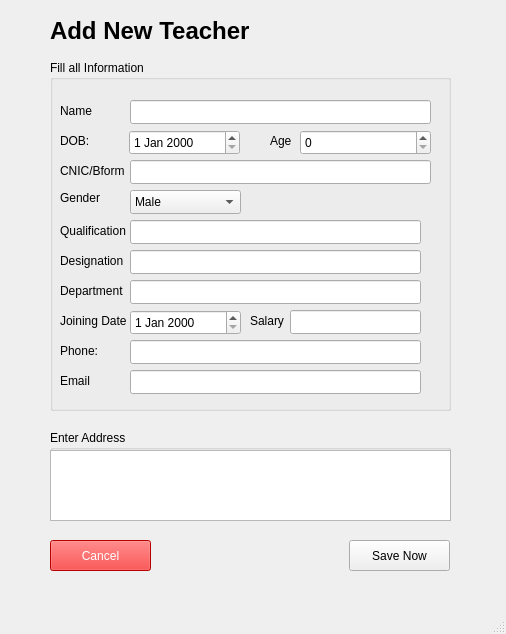
<?xml version="1.0" encoding="UTF-8"?>
<ui version="4.0">
 <class>Newteacher</class>
 <widget class="QMainWindow" name="Newteacher">
  <property name="geometry">
   <rect>
    <x>0</x>
    <y>0</y>
    <width>506</width>
    <height>634</height>
   </rect>
  </property>
  <property name="windowTitle">
   <string>MainWindow</string>
  </property>
  <widget class="QWidget" name="centralwidget">
   <widget class="QLabel" name="label">
    <property name="geometry">
     <rect>
      <x>50</x>
      <y>10</y>
      <width>251</width>
      <height>41</height>
     </rect>
    </property>
    <property name="font">
     <font>
      <pointsize>18</pointsize>
      <bold>true</bold>
     </font>
    </property>
    <property name="text">
     <string>Add New Teacher</string>
    </property>
   </widget>
   <widget class="QPushButton" name="pushButton_2">
    <property name="geometry">
     <rect>
      <x>50</x>
      <y>540</y>
      <width>101</width>
      <height>31</height>
     </rect>
    </property>
    <property name="styleSheet">
     <string notr="true">background-color: rgb(255, 0, 0);
color: rgb(255, 255, 255);;</string>
    </property>
    <property name="text">
     <string>Cancel</string>
    </property>
   </widget>
   <widget class="QGroupBox" name="groupBox">
    <property name="geometry">
     <rect>
      <x>50</x>
      <y>60</y>
      <width>401</width>
      <height>351</height>
     </rect>
    </property>
    <property name="title">
     <string>Fill all Information</string>
    </property>
    <widget class="QLabel" name="label_2">
     <property name="geometry">
      <rect>
       <x>10</x>
       <y>40</y>
       <width>49</width>
       <height>21</height>
      </rect>
     </property>
     <property name="text">
      <string>Name</string>
     </property>
     <property name="buddy">
      <cstring>teacherName</cstring>
     </property>
    </widget>
    <widget class="QLabel" name="label_3">
     <property name="geometry">
      <rect>
       <x>10</x>
       <y>70</y>
       <width>49</width>
       <height>21</height>
      </rect>
     </property>
     <property name="text">
      <string>DOB:</string>
     </property>
     <property name="buddy">
      <cstring>dobDate</cstring>
     </property>
    </widget>
    <widget class="QLabel" name="label_6">
     <property name="geometry">
      <rect>
       <x>10</x>
       <y>100</y>
       <width>81</width>
       <height>21</height>
      </rect>
     </property>
     <property name="text">
      <string>CNIC/Bform</string>
     </property>
     <property name="buddy">
      <cstring>cnicLineEdit</cstring>
     </property>
    </widget>
    <widget class="QLabel" name="label_7">
     <property name="geometry">
      <rect>
       <x>220</x>
       <y>70</y>
       <width>49</width>
       <height>21</height>
      </rect>
     </property>
     <property name="text">
      <string>Age</string>
     </property>
    </widget>
    <widget class="QLabel" name="label_8">
     <property name="geometry">
      <rect>
       <x>10</x>
       <y>130</y>
       <width>81</width>
       <height>16</height>
      </rect>
     </property>
     <property name="text">
      <string>Gender</string>
     </property>
     <property name="buddy">
      <cstring>gender</cstring>
     </property>
    </widget>
    <widget class="QLabel" name="label_9">
     <property name="geometry">
      <rect>
       <x>10</x>
       <y>160</y>
       <width>81</width>
       <height>21</height>
      </rect>
     </property>
     <property name="text">
      <string>Qualification</string>
     </property>
     <property name="buddy">
      <cstring>qualification</cstring>
     </property>
    </widget>
    <widget class="QLineEdit" name="teacherName">
     <property name="geometry">
      <rect>
       <x>80</x>
       <y>40</y>
       <width>301</width>
       <height>24</height>
      </rect>
     </property>
    </widget>
    <widget class="QLineEdit" name="cnicLineEdit">
     <property name="geometry">
      <rect>
       <x>80</x>
       <y>100</y>
       <width>301</width>
       <height>24</height>
      </rect>
     </property>
    </widget>
    <widget class="QLineEdit" name="qualification">
     <property name="geometry">
      <rect>
       <x>80</x>
       <y>160</y>
       <width>291</width>
       <height>24</height>
      </rect>
     </property>
    </widget>
    <widget class="QComboBox" name="gender">
     <property name="geometry">
      <rect>
       <x>80</x>
       <y>130</y>
       <width>111</width>
       <height>24</height>
      </rect>
     </property>
     <item>
      <property name="text">
       <string>Male</string>
      </property>
     </item>
     <item>
      <property name="text">
       <string>Female</string>
      </property>
     </item>
    </widget>
    <widget class="QDateEdit" name="dobDate">
     <property name="geometry">
      <rect>
       <x>79</x>
       <y>70</y>
       <width>111</width>
       <height>25</height>
      </rect>
     </property>
    </widget>
    <widget class="QSpinBox" name="ageSpinBox">
     <property name="geometry">
      <rect>
       <x>250</x>
       <y>70</y>
       <width>131</width>
       <height>25</height>
      </rect>
     </property>
    </widget>
    <widget class="QLabel" name="label_10">
     <property name="geometry">
      <rect>
       <x>10</x>
       <y>220</y>
       <width>81</width>
       <height>21</height>
      </rect>
     </property>
     <property name="text">
      <string>Department</string>
     </property>
     <property name="buddy">
      <cstring>qualification</cstring>
     </property>
    </widget>
    <widget class="QLineEdit" name="department">
     <property name="geometry">
      <rect>
       <x>80</x>
       <y>220</y>
       <width>291</width>
       <height>24</height>
      </rect>
     </property>
    </widget>
    <widget class="QLabel" name="label_11">
     <property name="geometry">
      <rect>
       <x>10</x>
       <y>190</y>
       <width>81</width>
       <height>21</height>
      </rect>
     </property>
     <property name="text">
      <string>Designation</string>
     </property>
     <property name="buddy">
      <cstring>qualification</cstring>
     </property>
    </widget>
    <widget class="QLineEdit" name="designation">
     <property name="geometry">
      <rect>
       <x>80</x>
       <y>190</y>
       <width>291</width>
       <height>24</height>
      </rect>
     </property>
    </widget>
    <widget class="QLabel" name="label_12">
     <property name="geometry">
      <rect>
       <x>10</x>
       <y>250</y>
       <width>81</width>
       <height>21</height>
      </rect>
     </property>
     <property name="text">
      <string>Joining Date</string>
     </property>
     <property name="buddy">
      <cstring>qualification</cstring>
     </property>
    </widget>
    <widget class="QDateEdit" name="joiningDate">
     <property name="geometry">
      <rect>
       <x>80</x>
       <y>250</y>
       <width>111</width>
       <height>25</height>
      </rect>
     </property>
    </widget>
    <widget class="QLabel" name="label_13">
     <property name="geometry">
      <rect>
       <x>200</x>
       <y>250</y>
       <width>81</width>
       <height>21</height>
      </rect>
     </property>
     <property name="text">
      <string>Salary</string>
     </property>
     <property name="buddy">
      <cstring>qualification</cstring>
     </property>
    </widget>
    <widget class="QLineEdit" name="salary">
     <property name="geometry">
      <rect>
       <x>240</x>
       <y>250</y>
       <width>131</width>
       <height>24</height>
      </rect>
     </property>
    </widget>
    <widget class="QLabel" name="label_14">
     <property name="geometry">
      <rect>
       <x>10</x>
       <y>280</y>
       <width>81</width>
       <height>21</height>
      </rect>
     </property>
     <property name="text">
      <string>Phone:</string>
     </property>
     <property name="buddy">
      <cstring>qualification</cstring>
     </property>
    </widget>
    <widget class="QLineEdit" name="phone_number">
     <property name="geometry">
      <rect>
       <x>80</x>
       <y>280</y>
       <width>291</width>
       <height>24</height>
      </rect>
     </property>
    </widget>
    <widget class="QLineEdit" name="email">
     <property name="geometry">
      <rect>
       <x>80</x>
       <y>310</y>
       <width>291</width>
       <height>24</height>
      </rect>
     </property>
    </widget>
    <widget class="QLabel" name="label_15">
     <property name="geometry">
      <rect>
       <x>10</x>
       <y>310</y>
       <width>81</width>
       <height>21</height>
      </rect>
     </property>
     <property name="text">
      <string>Email</string>
     </property>
     <property name="buddy">
      <cstring>qualification</cstring>
     </property>
    </widget>
   </widget>
   <widget class="QPushButton" name="pushButton">
    <property name="geometry">
     <rect>
      <x>349</x>
      <y>540</y>
      <width>101</width>
      <height>31</height>
     </rect>
    </property>
    <property name="text">
     <string>Save Now</string>
    </property>
   </widget>
   <widget class="QGroupBox" name="groupBox_3">
    <property name="geometry">
     <rect>
      <x>50</x>
      <y>430</y>
      <width>401</width>
      <height>91</height>
     </rect>
    </property>
    <property name="title">
     <string>Enter Address</string>
    </property>
    <widget class="QPlainTextEdit" name="address">
     <property name="geometry">
      <rect>
       <x>0</x>
       <y>20</y>
       <width>401</width>
       <height>71</height>
      </rect>
     </property>
    </widget>
   </widget>
  </widget>
  <widget class="QMenuBar" name="menubar">
   <property name="geometry">
    <rect>
     <x>0</x>
     <y>0</y>
     <width>506</width>
     <height>21</height>
    </rect>
   </property>
  </widget>
  <widget class="QStatusBar" name="statusbar"/>
 </widget>
 <resources/>
 <connections/>
</ui>
